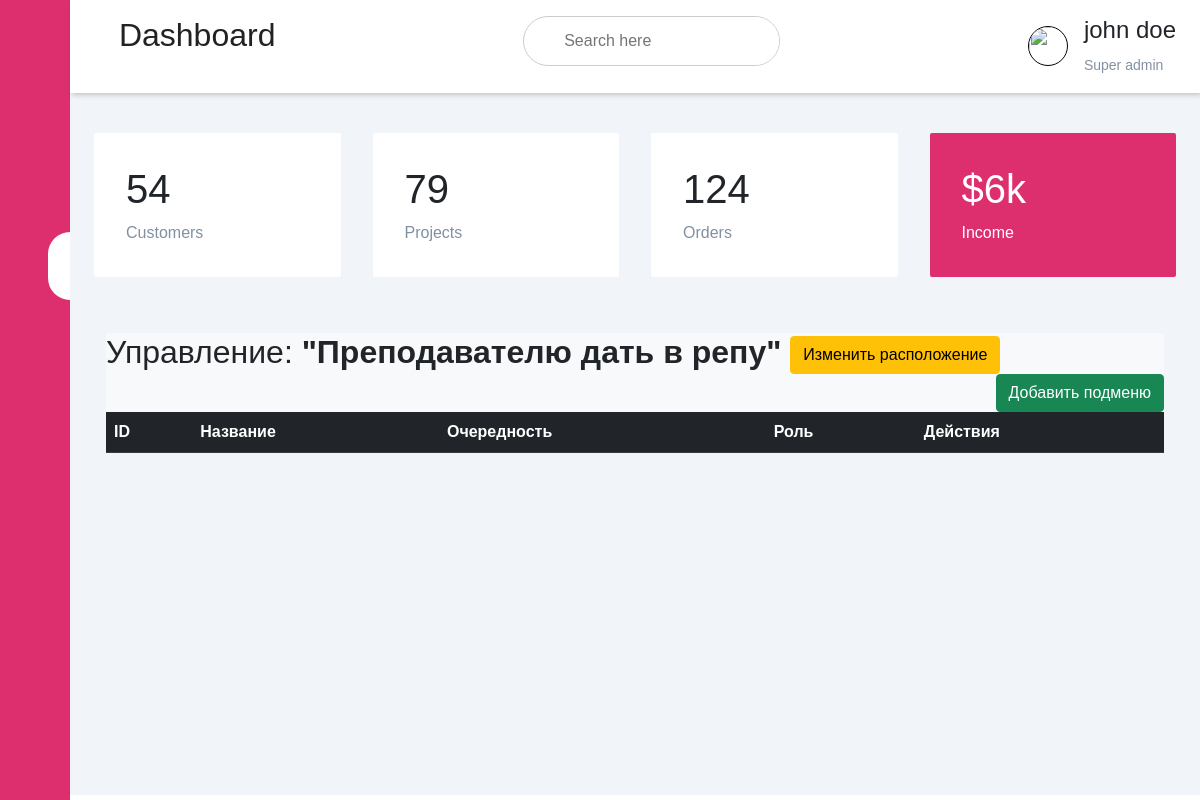
The page /edit/show_menu_element/8 on the database as committed earlier.
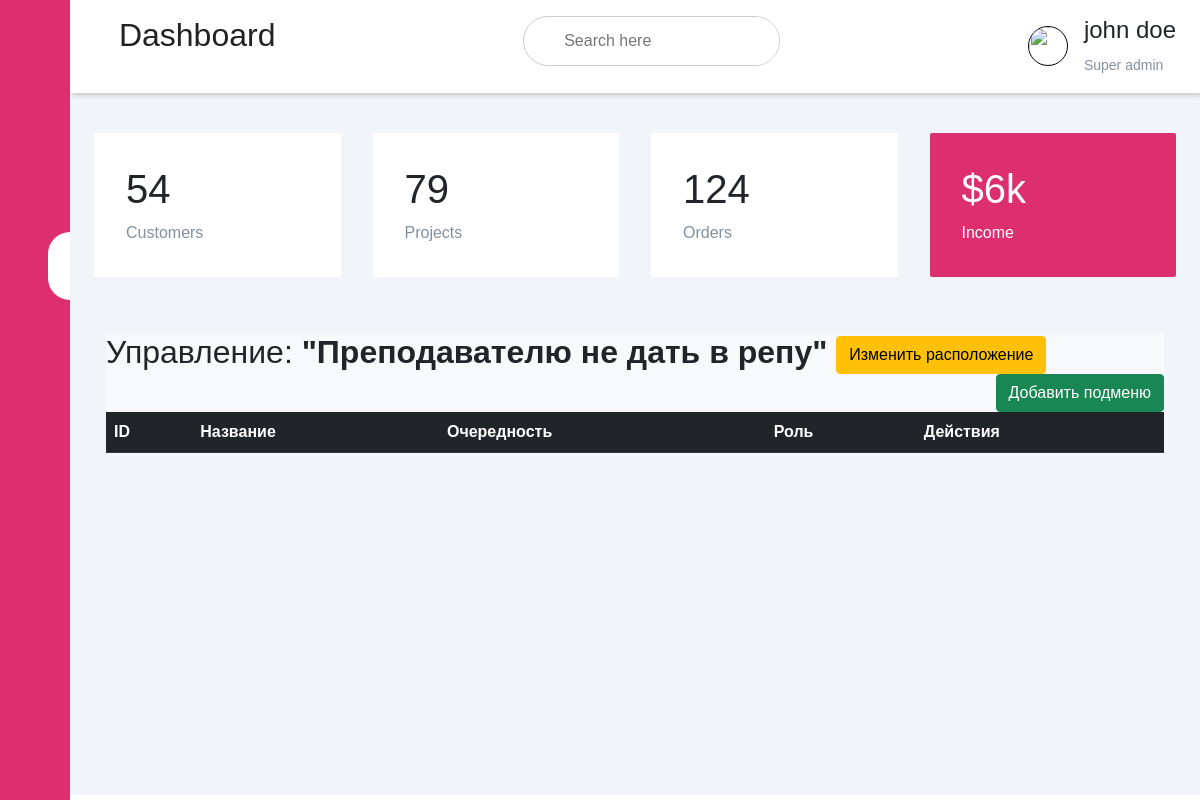
The same page on the database as committed later.
### app/models.py (models this page shows)
class Menu(db.Model):
    __tablename__ = 'menu'
    id = Column(Integer(), primary_key=True)
    name = Column(String(250), nullable=False)
    url = Column(String(250), nullable=True)
    url_is_inner = Column(Boolean, default=True)
    is_parent = Column(Boolean, default=True)
    index = Column(Integer, default=None)
    massiv_id = Column(PickleType(), default=None)

### app/editor_bp/routes/menu_routes.py (the view)
@blueprint.route('/show_menu_element/<id>', methods=['GET', 'POST'])
def show_menu_element(id):
    menu_el_children = SubMenu.query.filter_by(menu_parent_id=id).all()
    menu_name = Menu.query.filter_by(id=id).first().name
    return render_template('editor_bp/menu_element.html', menu_el_children=menu_el_children, menu_name=menu_name,
                           parent_id=id)

### app/editor_bp/templates/editor_bp/menu_element.html (shortened to what this page needs)
{% extends 'base_edit_template.html' %}
{% block head %}
<link rel="stylesheet" href="{{url_for('admin.static', filename = 'css/bootstrap.min.css')}}">
{% endblock %}
{%block sidebar_menu%}
<div class="sidebar">
    <div class="sidebar-brand">
        <h2> <span>Админ панель</span></h2>
    </div>
    <div class="sidebar-menu">
        <ul>
            <li>
                <a href="{{url_for('editor.add_record')}}"><span class="las la-igloo"></span><span>Записи</span></a>
            </li>
            <li>
                <a href="{{url_for('editor.show_categories')}}"><span class="las la-users"></span><span>Категории</span></a>
            </li>
            <li>
                <a href="" class="active"><span class="las la-clipboard-list"></span><span>Меню</span></a>
            </li>
            <li>
                <a href=""><span class="las la-shopping-bag"></span><span>Быстрый доступ</span></a>
            </li>
            <li>
                <a href=""><span class="las la-receipt"></span><span>Партнеры</span></a>
            </li>
            <li>
                <a href=""><span class="las la-user-circle"></span><span>Правая панель</span></a>
            </li>
            <li>
                <a href=""><span class="las la-clipboard-list"></span><span>Метрики</span></a>
            </li>
        </ul>
    </div>
</div>
{%endblock%}
{% block header %}
{% include 'header.html' %}
{% endblock %}
{% block content %}
<div class="container">
    <div class="row">
        <div class="col md-12">
            <div class="bg-light p3">
                <h2>Управление: <b>"{{ menu_name }}"</b>
                    <a href="{{url_for('editor.drag_drop_submenu', id=parent_id)}}" class="btn btn-warning btn-xs">Изменить
                        расположение</a>
                    <button type="button" class="btn btn-success float-end"
                            data-bs-toggle="modal" data-bs-target="#create_modal">Добавить подменю
                    </button>
                </h2>
                <table class="table table-hover table-dark">
                    <tr>
                        <th>ID</th>
                        <th>Название</th>
                        <th>Очередность</th>
                        <th>Роль</th>
                        <th>Действия</th>
                    </tr>
                </table>
            </div>
        </div>
    </div>
</div>
{% endblock %}

Rows that differ between the two databases and show on the page:
changed Menu: name "Преподавателю дать в репу" → "Преподавателю не дать в репу"
